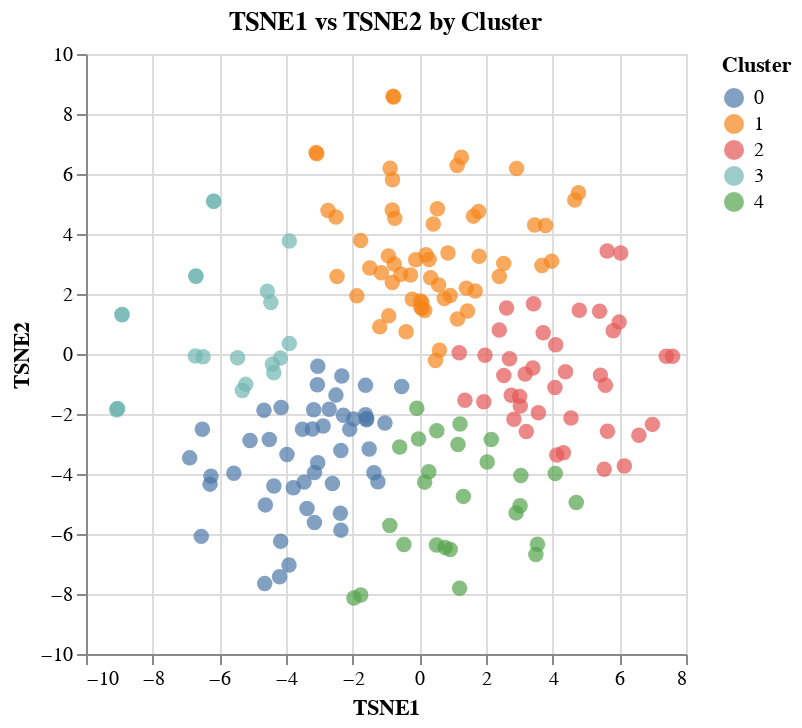

The notebook cell this image was saved under:
### Markdown cell above
<font size = "4">TSNE 2 dimensions, kmeans</font>

### Code cell
kmeans_kwargs = {'init': 'random', 'n_init': 10, 
                 'max_iter': 300, 'random_state':100}
kmeans = KMeans(n_clusters = 5, **kmeans_kwargs)
model = TSNE(n_components = 2,random_state = 0)
model_data = pd.DataFrame(model.fit_transform(scaled_data))
model_data["Cluster"] = kmeans.fit_predict(model_data)
model_data = model_data.rename({0:"TSNE1",1:"TSNE2"}, axis = 1)
tsne_2_chart = alt.Chart(model_data).mark_circle(size = 60).encode(
    x = alt.X("TSNE1", title = "TSNE1"),
    y = alt.Y("TSNE2", title = "TSNE2"),
    color = alt.Color("Cluster:N")
).properties(title = alt.TitleParams(text = "TSNE1 vs TSNE2 by Cluster"))
tsne_2_chart

### Figure 1 — Vega-Lite specification as saved in the notebook (floating-point values rounded to 4 significant figures; data arrays with more than 128 entries replaced by an {"elided": "..."} marker saying what was removed)
{"config": {"view": {"continuousWidth": 300, "continuousHeight": 300}}, "data": {"name": "data-cb38cce9a2fc71c489692ec11383cb33"}, "mark": {"type": "circle", "size": 60}, "encoding": {"color": {"field": "Cluster", "type": "nominal"}, "x": {"field": "TSNE1", "title": "TSNE1", "type": "quantitative"}, "y": {"field": "TSNE2", "title": "TSNE2", "type": "quantitative"}}, "title": {"text": "TSNE1 vs TSNE2 by Cluster"}, "$schema": "https://vega.github.io/schema/vega-lite/v5.20.1.json", "datasets": {"data-cb38cce9a2fc71c489692ec11383cb33": {"elided": "193 records"}}}
